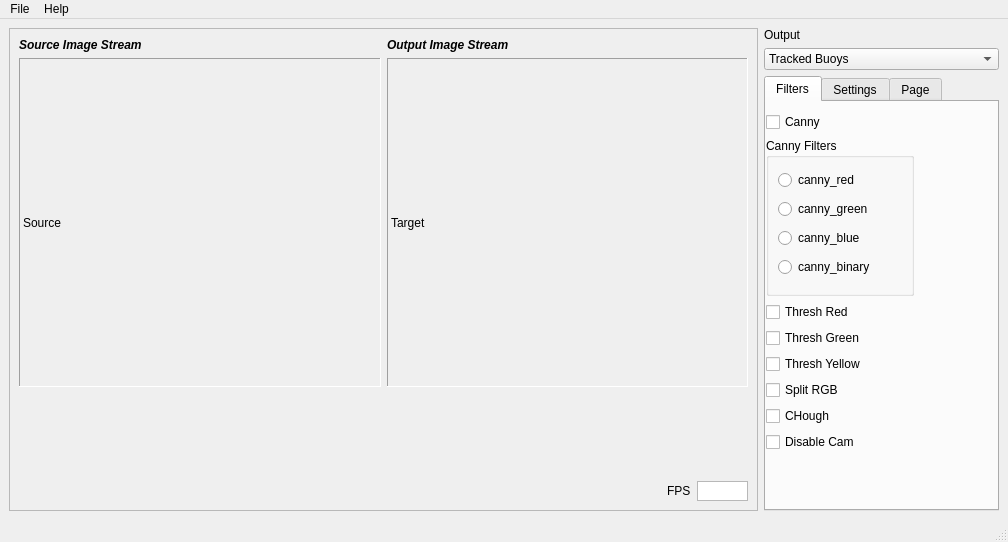
<?xml version="1.0" encoding="UTF-8"?>
<ui version="4.0">
 <class>MainWindow</class>
 <widget class="QMainWindow" name="MainWindow">
  <property name="geometry">
   <rect>
    <x>0</x>
    <y>0</y>
    <width>1008</width>
    <height>542</height>
   </rect>
  </property>
  <property name="minimumSize">
   <size>
    <width>1008</width>
    <height>542</height>
   </size>
  </property>
  <property name="windowTitle">
   <string>UAV</string>
  </property>
  <property name="windowIcon">
   <iconset resource="myFiles.qrc">
    <normaloff>:/new/prefix1/uav.png</normaloff>:/new/prefix1/uav.png</iconset>
  </property>
  <widget class="QWidget" name="centralwidget">
   <layout class="QGridLayout" name="gridLayout_3">
    <item row="0" column="0">
     <layout class="QHBoxLayout" name="horizontalLayout_3">
      <item>
       <widget class="QFrame" name="frame">
        <property name="enabled">
         <bool>true</bool>
        </property>
        <property name="frameShape">
         <enum>QFrame::StyledPanel</enum>
        </property>
        <property name="frameShadow">
         <enum>QFrame::Raised</enum>
        </property>
        <layout class="QGridLayout" name="gridLayout_2">
         <item row="8" column="0">
          <layout class="QHBoxLayout" name="horizontalLayout_4">
           <item>
            <spacer name="horizontalSpacer">
             <property name="orientation">
              <enum>Qt::Horizontal</enum>
             </property>
             <property name="sizeHint" stdset="0">
              <size>
               <width>40</width>
               <height>20</height>
              </size>
             </property>
            </spacer>
           </item>
           <item>
            <widget class="QLabel" name="label_6">
             <property name="text">
              <string>FPS</string>
             </property>
            </widget>
           </item>
           <item>
            <widget class="QTextBrowser" name="textBrowser">
             <property name="maximumSize">
              <size>
               <width>51</width>
               <height>20</height>
              </size>
             </property>
             <property name="verticalScrollBarPolicy">
              <enum>Qt::ScrollBarAlwaysOff</enum>
             </property>
             <property name="horizontalScrollBarPolicy">
              <enum>Qt::ScrollBarAlwaysOff</enum>
             </property>
            </widget>
           </item>
          </layout>
         </item>
         <item row="2" column="0">
          <layout class="QHBoxLayout" name="horizontalLayout">
           <item>
            <widget class="QLabel" name="label">
             <property name="minimumSize">
              <size>
               <width>362</width>
               <height>329</height>
              </size>
             </property>
             <property name="frameShape">
              <enum>QFrame::Panel</enum>
             </property>
             <property name="frameShadow">
              <enum>QFrame::Sunken</enum>
             </property>
             <property name="midLineWidth">
              <number>0</number>
             </property>
             <property name="text">
              <string>Source</string>
             </property>
            </widget>
           </item>
           <item>
            <widget class="QLabel" name="label_2">
             <property name="minimumSize">
              <size>
               <width>361</width>
               <height>329</height>
              </size>
             </property>
             <property name="frameShape">
              <enum>QFrame::Panel</enum>
             </property>
             <property name="frameShadow">
              <enum>QFrame::Sunken</enum>
             </property>
             <property name="text">
              <string>Target</string>
             </property>
            </widget>
           </item>
          </layout>
         </item>
         <item row="0" column="0">
          <layout class="QHBoxLayout" name="horizontalLayout_2">
           <item>
            <widget class="QLabel" name="label_3">
             <property name="font">
              <font>
               <weight>75</weight>
               <italic>true</italic>
               <bold>true</bold>
              </font>
             </property>
             <property name="text">
              <string>Source Image Stream</string>
             </property>
            </widget>
           </item>
           <item>
            <widget class="QLabel" name="label_4">
             <property name="font">
              <font>
               <weight>75</weight>
               <italic>true</italic>
               <bold>true</bold>
              </font>
             </property>
             <property name="text">
              <string>Output Image Stream</string>
             </property>
            </widget>
           </item>
          </layout>
         </item>
         <item row="6" column="0">
          <spacer name="verticalSpacer">
           <property name="orientation">
            <enum>Qt::Vertical</enum>
           </property>
           <property name="sizeHint" stdset="0">
            <size>
             <width>20</width>
             <height>86</height>
            </size>
           </property>
          </spacer>
         </item>
        </layout>
       </widget>
      </item>
      <item>
       <layout class="QVBoxLayout" name="verticalLayout_4">
        <item>
         <layout class="QVBoxLayout" name="verticalLayout">
          <item>
           <widget class="QLabel" name="label_5">
            <property name="text">
             <string>Output</string>
            </property>
           </widget>
          </item>
          <item>
           <widget class="QComboBox" name="comboBox">
            <item>
             <property name="text">
              <string>Tracked Buoys</string>
             </property>
            </item>
            <item>
             <property name="text">
              <string>Canny</string>
             </property>
            </item>
            <item>
             <property name="text">
              <string>Thresh_Red</string>
             </property>
            </item>
            <item>
             <property name="text">
              <string>Thresh_Green</string>
             </property>
            </item>
            <item>
             <property name="text">
              <string>Thresh_Yellow</string>
             </property>
            </item>
            <item>
             <property name="text">
              <string>R</string>
             </property>
            </item>
            <item>
             <property name="text">
              <string>G</string>
             </property>
            </item>
            <item>
             <property name="text">
              <string>B</string>
             </property>
            </item>
            <item>
             <property name="text">
              <string>Thresh_Flat</string>
             </property>
            </item>
           </widget>
          </item>
          <item>
           <widget class="QTabWidget" name="tabWidget">
            <property name="currentIndex">
             <number>0</number>
            </property>
            <widget class="QWidget" name="tab_5">
             <attribute name="title">
              <string>Filters</string>
             </attribute>
             <widget class="QWidget" name="widget" native="true">
              <property name="geometry">
               <rect>
                <x>-10</x>
                <y>0</y>
                <width>171</width>
                <height>381</height>
               </rect>
              </property>
              <property name="minimumSize">
               <size>
                <width>171</width>
                <height>381</height>
               </size>
              </property>
              <widget class="QWidget" name="layoutWidget">
               <property name="geometry">
                <rect>
                 <x>10</x>
                 <y>10</y>
                 <width>148</width>
                 <height>340</height>
                </rect>
               </property>
               <layout class="QGridLayout" name="gridLayout">
                <item row="5" column="0">
                 <widget class="QCheckBox" name="checkBox_4">
                  <property name="text">
                   <string>Split RGB</string>
                  </property>
                 </widget>
                </item>
                <item row="2" column="0">
                 <widget class="QCheckBox" name="checkBox_9">
                  <property name="text">
                   <string>Thresh Red</string>
                  </property>
                 </widget>
                </item>
                <item row="1" column="0">
                 <widget class="QGroupBox" name="canny_group">
                  <property name="autoFillBackground">
                   <bool>false</bool>
                  </property>
                  <property name="title">
                   <string>Canny Filters</string>
                  </property>
                  <property name="flat">
                   <bool>false</bool>
                  </property>
                  <layout class="QVBoxLayout" name="verticalLayout_2">
                   <item>
                    <widget class="QRadioButton" name="radioButton">
                     <property name="text">
                      <string>canny_red</string>
                     </property>
                    </widget>
                   </item>
                   <item>
                    <widget class="QRadioButton" name="radioButton_2">
                     <property name="text">
                      <string>canny_green</string>
                     </property>
                    </widget>
                   </item>
                   <item>
                    <widget class="QRadioButton" name="radioButton_3">
                     <property name="text">
                      <string>canny_blue</string>
                     </property>
                    </widget>
                   </item>
                   <item>
                    <widget class="QRadioButton" name="radioButton_5">
                     <property name="text">
                      <string>canny_binary</string>
                     </property>
                    </widget>
                   </item>
                  </layout>
                 </widget>
                </item>
                <item row="3" column="0">
                 <widget class="QCheckBox" name="checkBox_8">
                  <property name="text">
                   <string>Thresh Green</string>
                  </property>
                 </widget>
                </item>
                <item row="4" column="0">
                 <widget class="QCheckBox" name="checkBox_7">
                  <property name="text">
                   <string>Thresh Yellow</string>
                  </property>
                 </widget>
                </item>
                <item row="6" column="0">
                 <widget class="QCheckBox" name="checkBox_5">
                  <property name="text">
                   <string>CHough</string>
                  </property>
                 </widget>
                </item>
                <item row="0" column="0">
                 <widget class="QCheckBox" name="checkBox">
                  <property name="text">
                   <string>Canny</string>
                  </property>
                 </widget>
                </item>
                <item row="7" column="0">
                 <widget class="QCheckBox" name="checkBox_2">
                  <property name="text">
                   <string>Disable Cam</string>
                  </property>
                 </widget>
                </item>
               </layout>
              </widget>
             </widget>
            </widget>
            <widget class="QWidget" name="tab_6">
             <attribute name="title">
              <string>Settings</string>
             </attribute>
             <layout class="QVBoxLayout" name="verticalLayout_8">
              <item>
               <widget class="QLabel" name="label_7">
                <property name="text">
                 <string>&lt;b&gt;HSV&lt;/b&gt;</string>
                </property>
               </widget>
              </item>
              <item>
               <layout class="QVBoxLayout" name="verticalLayout_6">
                <item>
                 <layout class="QVBoxLayout" name="verticalLayout_5">
                  <item>
                   <widget class="QRadioButton" name="YellowHSV">
                    <property name="text">
                     <string>Yellow</string>
                    </property>
                   </widget>
                  </item>
                  <item>
                   <widget class="QRadioButton" name="GreenHSV">
                    <property name="text">
                     <string>Green</string>
                    </property>
                   </widget>
                  </item>
                  <item>
                   <widget class="QRadioButton" name="RedHSV">
                    <property name="text">
                     <string>Red</string>
                    </property>
                   </widget>
                  </item>
                 </layout>
                </item>
                <item>
                 <widget class="QWidget" name="UpperHSV" native="true">
                  <property name="enabled">
                   <bool>false</bool>
                  </property>
                  <layout class="QVBoxLayout" name="verticalLayout_3">
                   <item>
                    <layout class="QHBoxLayout" name="horizontalLayout_5">
                     <item>
                      <widget class="QSpinBox" name="spinBox"/>
                     </item>
                     <item>
                      <widget class="QSlider" name="horizontalSlider">
                       <property name="maximumSize">
                        <size>
                         <width>91</width>
                         <height>29</height>
                        </size>
                       </property>
                       <property name="orientation">
                        <enum>Qt::Horizontal</enum>
                       </property>
                      </widget>
                     </item>
                    </layout>
                   </item>
                   <item>
                    <layout class="QHBoxLayout" name="horizontalLayout_6">
                     <item>
                      <widget class="QSpinBox" name="spinBox_2"/>
                     </item>
                     <item>
                      <widget class="QSlider" name="horizontalSlider_2">
                       <property name="maximumSize">
                        <size>
                         <width>91</width>
                         <height>29</height>
                        </size>
                       </property>
                       <property name="orientation">
                        <enum>Qt::Horizontal</enum>
                       </property>
                      </widget>
                     </item>
                    </layout>
                   </item>
                   <item>
                    <layout class="QHBoxLayout" name="horizontalLayout_7">
                     <item>
                      <widget class="QSpinBox" name="spinBox_3"/>
                     </item>
                     <item>
                      <widget class="QSlider" name="horizontalSlider_3">
                       <property name="maximumSize">
                        <size>
                         <width>91</width>
                         <height>29</height>
                        </size>
                       </property>
                       <property name="orientation">
                        <enum>Qt::Horizontal</enum>
                       </property>
                      </widget>
                     </item>
                    </layout>
                   </item>
                  </layout>
                 </widget>
                </item>
                <item>
                 <widget class="QWidget" name="LowerHSV" native="true">
                  <property name="enabled">
                   <bool>false</bool>
                  </property>
                  <layout class="QVBoxLayout" name="verticalLayout_7">
                   <item>
                    <layout class="QHBoxLayout" name="horizontalLayout_8">
                     <item>
                      <widget class="QSpinBox" name="spinBox_4"/>
                     </item>
                     <item>
                      <widget class="QSlider" name="horizontalSlider_4">
                       <property name="maximumSize">
                        <size>
                         <width>91</width>
                         <height>29</height>
                        </size>
                       </property>
                       <property name="orientation">
                        <enum>Qt::Horizontal</enum>
                       </property>
                      </widget>
                     </item>
                    </layout>
                   </item>
                   <item>
                    <layout class="QHBoxLayout" name="horizontalLayout_9">
                     <item>
                      <widget class="QSpinBox" name="spinBox_5"/>
                     </item>
                     <item>
                      <widget class="QSlider" name="horizontalSlider_5">
                       <property name="maximumSize">
                        <size>
                         <width>91</width>
                         <height>29</height>
                        </size>
                       </property>
                       <property name="orientation">
                        <enum>Qt::Horizontal</enum>
                       </property>
                      </widget>
                     </item>
                    </layout>
                   </item>
                   <item>
                    <layout class="QHBoxLayout" name="horizontalLayout_10">
                     <item>
                      <widget class="QSpinBox" name="spinBox_6"/>
                     </item>
                     <item>
                      <widget class="QSlider" name="horizontalSlider_6">
                       <property name="maximumSize">
                        <size>
                         <width>91</width>
                         <height>29</height>
                        </size>
                       </property>
                       <property name="orientation">
                        <enum>Qt::Horizontal</enum>
                       </property>
                      </widget>
                     </item>
                    </layout>
                   </item>
                  </layout>
                 </widget>
                </item>
               </layout>
              </item>
             </layout>
            </widget>
            <widget class="QWidget" name="tab">
             <attribute name="title">
              <string>Page</string>
             </attribute>
            </widget>
           </widget>
          </item>
         </layout>
        </item>
       </layout>
      </item>
     </layout>
    </item>
   </layout>
   <zorder></zorder>
  </widget>
  <widget class="QMenuBar" name="menubar">
   <property name="geometry">
    <rect>
     <x>0</x>
     <y>0</y>
     <width>1008</width>
     <height>26</height>
    </rect>
   </property>
   <widget class="QMenu" name="menuSave">
    <property name="title">
     <string>File</string>
    </property>
    <addaction name="actionOpen_Video_Feed"/>
   </widget>
   <widget class="QMenu" name="menuHelp">
    <property name="title">
     <string>Help</string>
    </property>
    <addaction name="actionAbout"/>
   </widget>
   <addaction name="menuSave"/>
   <addaction name="menuHelp"/>
  </widget>
  <widget class="QStatusBar" name="statusbar"/>
  <action name="actionOpen_Video_Feed">
   <property name="text">
    <string>Open Video Feed</string>
   </property>
  </action>
  <action name="actionAbout">
   <property name="text">
    <string>About</string>
   </property>
  </action>
 </widget>
 <resources>
  <include location="myFiles.qrc"/>
 </resources>
 <connections>
  <connection>
   <sender>horizontalSlider</sender>
   <signal>valueChanged(int)</signal>
   <receiver>spinBox</receiver>
   <slot>setValue(int)</slot>
   <hints>
    <hint type="sourcelabel">
     <x>888</x>
     <y>281</y>
    </hint>
    <hint type="destinationlabel">
     <x>840</x>
     <y>284</y>
    </hint>
   </hints>
  </connection>
  <connection>
   <sender>spinBox</sender>
   <signal>valueChanged(int)</signal>
   <receiver>horizontalSlider</receiver>
   <slot>setValue(int)</slot>
   <hints>
    <hint type="sourcelabel">
     <x>815</x>
     <y>290</y>
    </hint>
    <hint type="destinationlabel">
     <x>887</x>
     <y>282</y>
    </hint>
   </hints>
  </connection>
  <connection>
   <sender>horizontalSlider_2</sender>
   <signal>valueChanged(int)</signal>
   <receiver>spinBox_2</receiver>
   <slot>setValue(int)</slot>
   <hints>
    <hint type="sourcelabel">
     <x>886</x>
     <y>321</y>
    </hint>
    <hint type="destinationlabel">
     <x>842</x>
     <y>325</y>
    </hint>
   </hints>
  </connection>
  <connection>
   <sender>spinBox_2</sender>
   <signal>valueChanged(int)</signal>
   <receiver>horizontalSlider_2</receiver>
   <slot>setValue(int)</slot>
   <hints>
    <hint type="sourcelabel">
     <x>830</x>
     <y>327</y>
    </hint>
    <hint type="destinationlabel">
     <x>894</x>
     <y>328</y>
    </hint>
   </hints>
  </connection>
  <connection>
   <sender>horizontalSlider_3</sender>
   <signal>valueChanged(int)</signal>
   <receiver>spinBox_3</receiver>
   <slot>setValue(int)</slot>
   <hints>
    <hint type="sourcelabel">
     <x>880</x>
     <y>361</y>
    </hint>
    <hint type="destinationlabel">
     <x>818</x>
     <y>364</y>
    </hint>
   </hints>
  </connection>
  <connection>
   <sender>spinBox_3</sender>
   <signal>valueChanged(int)</signal>
   <receiver>horizontalSlider_3</receiver>
   <slot>setValue(int)</slot>
   <hints>
    <hint type="sourcelabel">
     <x>816</x>
     <y>359</y>
    </hint>
    <hint type="destinationlabel">
     <x>895</x>
     <y>357</y>
    </hint>
   </hints>
  </connection>
  <connection>
   <sender>horizontalSlider_4</sender>
   <signal>valueChanged(int)</signal>
   <receiver>spinBox_4</receiver>
   <slot>setValue(int)</slot>
   <hints>
    <hint type="sourcelabel">
     <x>892</x>
     <y>419</y>
    </hint>
    <hint type="destinationlabel">
     <x>824</x>
     <y>421</y>
    </hint>
   </hints>
  </connection>
  <connection>
   <sender>horizontalSlider_5</sender>
   <signal>valueChanged(int)</signal>
   <receiver>spinBox_5</receiver>
   <slot>setValue(int)</slot>
   <hints>
    <hint type="sourcelabel">
     <x>897</x>
     <y>448</y>
    </hint>
    <hint type="destinationlabel">
     <x>826</x>
     <y>449</y>
    </hint>
   </hints>
  </connection>
  <connection>
   <sender>horizontalSlider_6</sender>
   <signal>valueChanged(int)</signal>
   <receiver>spinBox_6</receiver>
   <slot>setValue(int)</slot>
   <hints>
    <hint type="sourcelabel">
     <x>890</x>
     <y>488</y>
    </hint>
    <hint type="destinationlabel">
     <x>814</x>
     <y>486</y>
    </hint>
   </hints>
  </connection>
  <connection>
   <sender>spinBox_4</sender>
   <signal>valueChanged(int)</signal>
   <receiver>horizontalSlider_4</receiver>
   <slot>setValue(int)</slot>
   <hints>
    <hint type="sourcelabel">
     <x>822</x>
     <y>415</y>
    </hint>
    <hint type="destinationlabel">
     <x>920</x>
     <y>422</y>
    </hint>
   </hints>
  </connection>
  <connection>
   <sender>spinBox_5</sender>
   <signal>valueChanged(int)</signal>
   <receiver>horizontalSlider_5</receiver>
   <slot>setValue(int)</slot>
   <hints>
    <hint type="sourcelabel">
     <x>805</x>
     <y>452</y>
    </hint>
    <hint type="destinationlabel">
     <x>927</x>
     <y>454</y>
    </hint>
   </hints>
  </connection>
  <connection>
   <sender>spinBox_6</sender>
   <signal>valueChanged(int)</signal>
   <receiver>horizontalSlider_6</receiver>
   <slot>setValue(int)</slot>
   <hints>
    <hint type="sourcelabel">
     <x>809</x>
     <y>492</y>
    </hint>
    <hint type="destinationlabel">
     <x>928</x>
     <y>497</y>
    </hint>
   </hints>
  </connection>
 </connections>
</ui>
